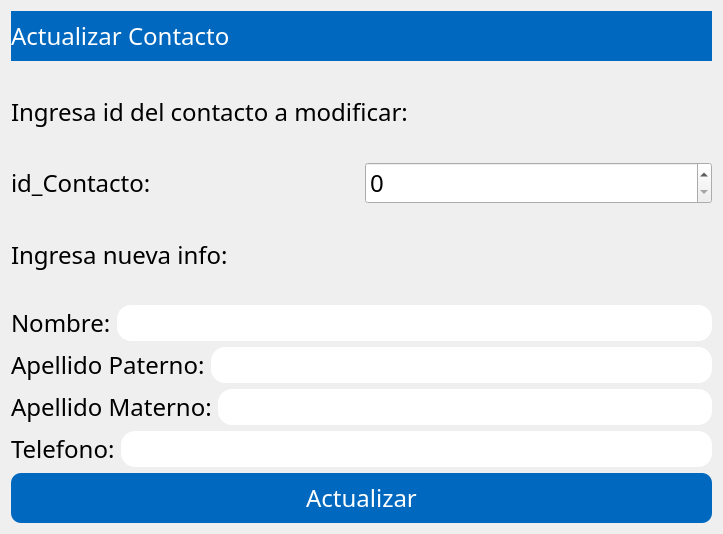
<?xml version="1.0" encoding="UTF-8"?>
<ui version="4.0">
 <class>actualizaContacto</class>
 <widget class="QDialog" name="actualizaContacto">
  <property name="geometry">
   <rect>
    <x>0</x>
    <y>0</y>
    <width>723</width>
    <height>534</height>
   </rect>
  </property>
  <property name="windowTitle">
   <string>Dialog</string>
  </property>
  <property name="styleSheet">
   <string notr="true">*{
	font-family:century gothic;
	font-size:24px;
}

QPushButton{
	background:#0069BF;
	border-radius:10px;
	color:white;
}

QPushButton:hover{
	background:#008EFF;
}

QLineEdit{
	border-radius:14px;
}</string>
  </property>
  <layout class="QGridLayout" name="gridLayout">
   <item row="0" column="0">
    <widget class="QLabel" name="label_5">
     <property name="maximumSize">
      <size>
       <width>16777215</width>
       <height>50</height>
      </size>
     </property>
     <property name="styleSheet">
      <string notr="true">background:#0069BF;
color: white;
</string>
     </property>
     <property name="text">
      <string>Actualizar Contacto</string>
     </property>
    </widget>
   </item>
   <item row="1" column="0">
    <layout class="QVBoxLayout" name="verticalLayout">
     <item>
      <widget class="QLabel" name="label_7">
       <property name="text">
        <string>Ingresa id del contacto a modificar:</string>
       </property>
      </widget>
     </item>
     <item>
      <layout class="QHBoxLayout" name="horizontalLayout">
       <item>
        <widget class="QLabel" name="label_6">
         <property name="text">
          <string>id_Contacto: </string>
         </property>
        </widget>
       </item>
       <item>
        <widget class="QSpinBox" name="spinBox"/>
       </item>
      </layout>
     </item>
     <item>
      <widget class="QLabel" name="label_8">
       <property name="text">
        <string>Ingresa nueva info:</string>
       </property>
      </widget>
     </item>
     <item>
      <layout class="QHBoxLayout" name="horizontalLayout_2">
       <item>
        <widget class="QLabel" name="label">
         <property name="text">
          <string>Nombre:</string>
         </property>
        </widget>
       </item>
       <item>
        <widget class="QLineEdit" name="lineEditNombreC"/>
       </item>
      </layout>
     </item>
     <item>
      <layout class="QHBoxLayout" name="horizontalLayout_3">
       <item>
        <widget class="QLabel" name="label_2">
         <property name="text">
          <string>Apellido Paterno:</string>
         </property>
        </widget>
       </item>
       <item>
        <widget class="QLineEdit" name="lineEditPaternoC"/>
       </item>
      </layout>
     </item>
     <item>
      <layout class="QHBoxLayout" name="horizontalLayout_4">
       <item>
        <widget class="QLabel" name="label_3">
         <property name="text">
          <string>Apellido Materno:</string>
         </property>
        </widget>
       </item>
       <item>
        <widget class="QLineEdit" name="lineEditMaternoC"/>
       </item>
      </layout>
     </item>
     <item>
      <layout class="QHBoxLayout" name="horizontalLayout_5">
       <item>
        <widget class="QLabel" name="label_4">
         <property name="text">
          <string>Telefono:</string>
         </property>
        </widget>
       </item>
       <item>
        <widget class="QLineEdit" name="lineEditTelefonoC"/>
       </item>
      </layout>
     </item>
    </layout>
   </item>
   <item row="2" column="0">
    <widget class="QPushButton" name="btnActualizar">
     <property name="minimumSize">
      <size>
       <width>0</width>
       <height>50</height>
      </size>
     </property>
     <property name="text">
      <string>Actualizar</string>
     </property>
    </widget>
   </item>
  </layout>
 </widget>
 <resources/>
 <connections/>
</ui>
